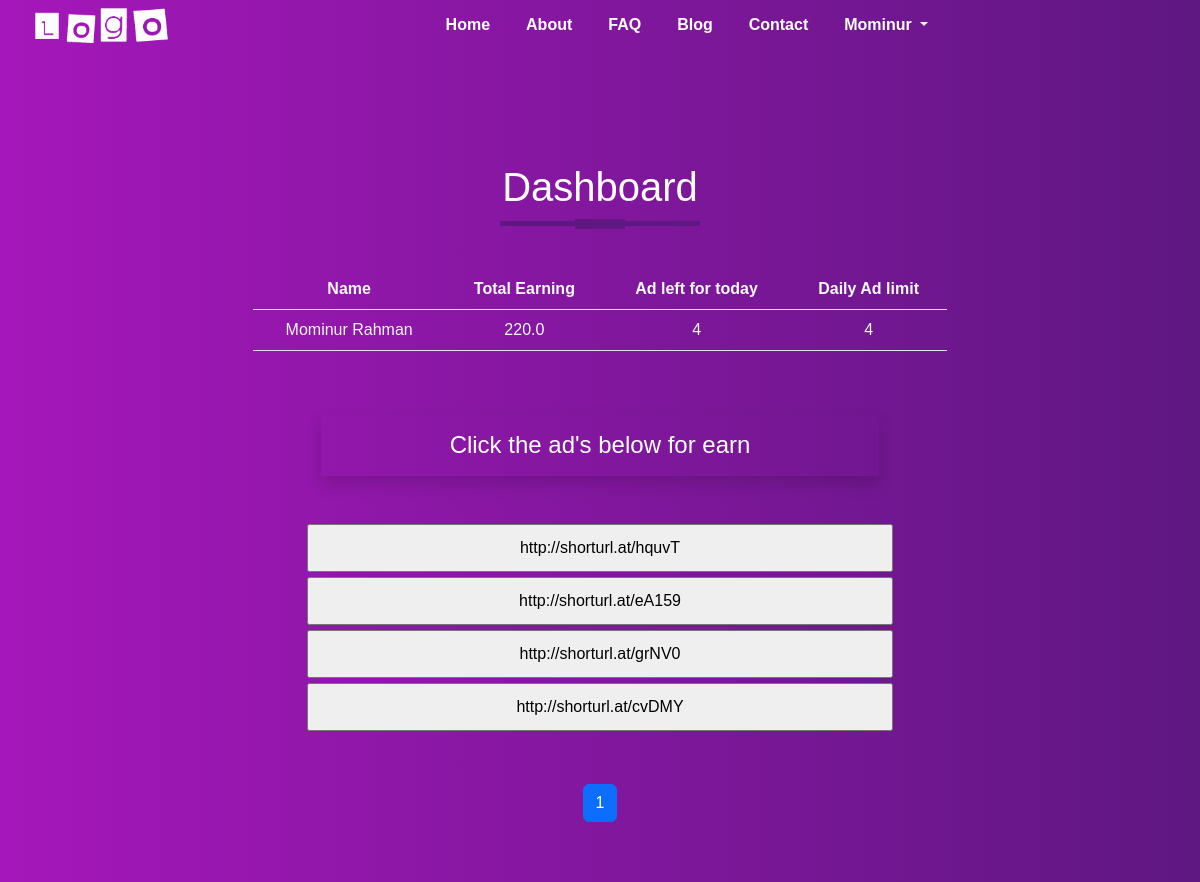
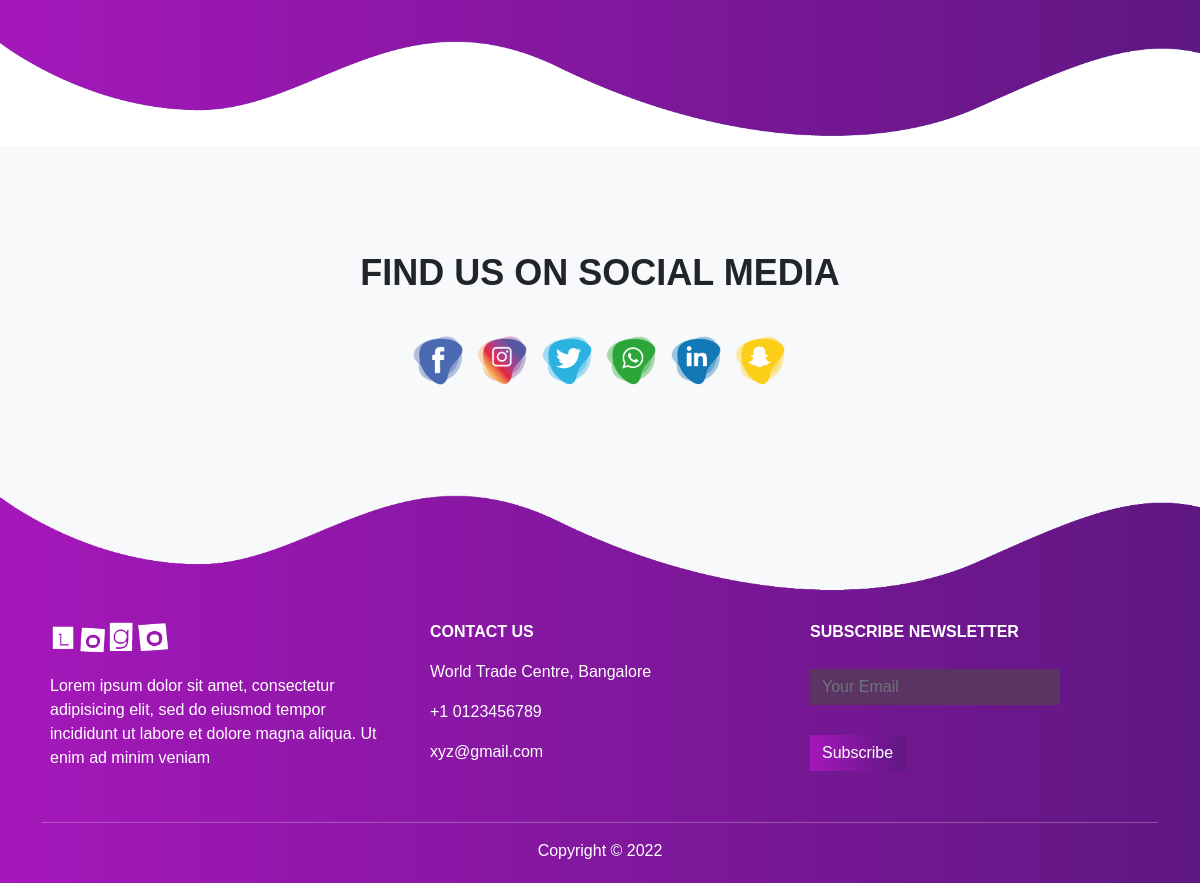
Screenshot of /dashboard/ (signed in) with the database file from the repository (2 pictures, top to bottom).
### accounts/models.py (models this page shows, shortened)
class User(AbstractUser):
    username = None
    phone_number = models.CharField(max_length=15, unique=True)
    is_phone_verified = models.BooleanField(default=False)
    is_subscribed = models.BooleanField(default=False)
    ad_limit = models.IntegerField(blank=True, null=True)
    total_earning = models.FloatField(default=0.0)
    USERNAME_FIELD = 'phone_number'
    REQUIRED_FIELDS = []
    objects = Manager()

### payment/models.py (models this page shows, shortened)
class Subscribed(models.Model):
    user = models.ForeignKey(
        User,
        on_delete=models.CASCADE
    )
    pricing = models.ForeignKey(
        Pricing,
        on_delete=models.CASCADE,
        blank=True,
        null=True
    )
    trxid = models.CharField(max_length=100, unique=True)
    created_at = models.DateTimeField(auto_now_add=True)
    updated_at = models.DateTimeField(auto_now=True)

### pricing/models.py (models this page shows, shortened)
class Pricing(models.Model):
    plan_name = models.CharField(max_length=255)
    amount = models.FloatField()
    earn_per_day = models.IntegerField()
    minimum_withdraw = models.IntegerField()
    ad_limit = models.IntegerField(blank=True, null=True)
    slug = AutoSlugField(populate_from='plan_name', null=True, blank=True)
    created_at = models.DateTimeField(auto_now_add=True)
    updated_at = models.DateTimeField(auto_now=True)

class AdLink(models.Model):
    url = models.URLField()

### core/views.py (the view)
# urls.py: path('dashboard/', views.dashboard, name="dashboard"),
@login_required
def dashboard(request):
    context = {}
    try:
        user = User.objects.get(pk=request.user.pk)
        subscribed = Subscribed.objects.get(user=user)
        ad_per_day = user.ad_limit
        ads = []
        for i in range(1, ad_per_day+1):
            ads.append(i)
        ad = AdLink.objects.filter(pk__in=ads).order_by('id')
        paginator = Paginator(ad, 5)
        page_number = request.GET.get('page')
        page_obj = paginator.get_page(page_number)
        context = {
            'ads_per_day': page_obj,
            'subscribed': subscribed
        }
    except:
        pass
    return render(request, 'core/dashboard.html', context)

### templates/core/dashboard.html (shortened to what this page needs)
{% extends 'core/base.html' %}
{% load static %}
{% block content %}
<div class="signup">
    <div class="container">
        <h1 class="title text-center my-5">Dashboard</h1>
        <div class="row">
            <div class="col-lg-10 col-sm-12 offset-1">
                <table class="table w-75 mx-auto text-light text-center mb-5">
                    <thead>
                        <tr>
                            <th scope="col">Name</th>
                            <th scope="col">Total Earning</th>
                            <th scope="col">Ad left for today</th>
                            <th scope="col">Daily Ad limit</th>
                        </tr>
                    </thead>
                    <tbody>
                        <tr>
                            <td>{{ request.user.get_full_name }}</td>
                            <td>{{ request.user.total_earning }}</td>
                            <td>{{ request.user.ad_limit }}</td>
                            <td>{{ subscribed.pricing.ad_limit }}</td>
                        </tr>
                    </tbody>
                </table>
            </div>
        </div>
        {% if request.user.is_subscribed %}
            <h4 class="text-center mb-5 mt-3 p-3 shadow w-50 mx-auto">Click the ad's below for earn</h4>
            <div class="text-center mb-5">
                <ul class="list-group w-75 mx-auto">
                    {% if ads_per_day %}
                        {% for ad in ads_per_day %}
                            <form action="{% url 'decrese-ad' %}" method="post">
                                <input class="link-btn" type="submit" value="{{ ad.url }}">
                            </form>
                        {% endfor %}
                        <nav class="mx-auto my-5" aria-label="Page navigation example">
                            <ul class="pagination">
                            <li class="page-item active"><a class="page-link" href="#">{{ ads_per_day.number }}</a></li>
                            </ul>
                        </nav>
                    {% else %}
                            <h5>No more add for today</h5>
                    {% endif %}
                </ul>
            </div>
        {% endif %}
    </div>
    <img src="{% static 'images/wave1.png' %}" class="bottom-img">
</div>
{% endblock content %}

### templates/core/base.html (shortened to what this page needs)
{% load static %}
<!doctype html>
<html lang="en">
  <head>
    <link href="https://cdn.jsdelivr.net/npm/bootstrap@5.2.0-beta1/dist/css/bootstrap.min.css" rel="stylesheet">
    <link rel="stylesheet" type="text/css" href={% static 'css/style.css' %}>
  </head>
  <body>
    <section id="nav-bar">
      <nav class="navbar navbar-expand-lg navbar-light ">
        <div class="container-fluid">
          <a class="navbar-brand" href="#"><img src="{% static 'images/demo-logo.png' %}"></a>
          <div class="collapse navbar-collapse justify-content-center" id="navbarNav">
            <ul class="navbar-nav">
              <li class="nav-item">
                <a class="nav-link" href="/">Home</a>
              </li>
              <li class="nav-item">
                <a class="nav-link" href="{% url 'about' %}">About</a>
              </li>
              <li class="nav-item">
                <a class="nav-link" href="{% url 'faq' %}">FAQ</a>
              </li>
              <li class="nav-item">
                <a class="nav-link" href="{% url 'blog' %}">Blog</a>
              </li>
              <li class="nav-item">
                <a class="nav-link" href="{% url 'contact' %}">Contact</a>
              </li>
              {% if request.user.is_authenticated %}
              <li class="nav-item dropdown">
                <a class="nav-link dropdown-toggle" href="#" id="navbarDropdown" role="button" data-bs-toggle="dropdown" aria-expanded="false">
                  {{ request.user.first_name }}
                </a>
              </li>
              {% endif %}
            </ul>
          </div>
        </div>
      </nav>
    </section>
    {% block content %} {% endblock content %}
    <section id="social-media">
      <div class="container text-center">
        <p>FIND US ON SOCIAL MEDIA</p>
        <div class="social-icons">
        <a href="#"><img src="{% static 'images/facebook-icon.png' %}"></a>
        <a href="#"><img src="{% static 'images/instagram-icon.png' %}"></a>
        <a href="#"><img src="{% static 'images/twitter-icon.png' %}"></a>
        <a href="#"><img src="{% static 'images/whatsapp-icon.png' %}"></a>
        <a href="#"><img src="{% static 'images/linkedin-icon.png' %}"></a>
        <a href="#"><img src="{% static 'images/snapchat-icon.png' %}"></a></div>
      </div>
    </section>
    <section id="footer">
      <img src="{% static 'images/wave2.png' %}" class="footer-img">
      <div class="container">
        <div class="row">
          <div class="col-md-4 footer-box">
            <img src="{% static 'images/demo-logo.png' %}">
            <p>Lorem ipsum dolor sit amet, consectetur adipisicing elit, sed do eiusmod
            tempor incididunt ut labore et dolore magna aliqua. Ut enim ad minim veniam</p>
          </div>
          <div class="col-md-4 footer-box">
            <p><b>CONTACT US</b></p>
            <p>World Trade Centre, Bangalore</p>
            <p>+1 0123456789</p>
            <p>xyz@gmail.com</p>
          </div>
          <div class="col-md-4 footer-box">
            <p><b>SUBSCRIBE NEWSLETTER</b></p>
            <input type="email" class="form-control" placeholder="Your Email">
            <button type="button" class="btn btn-primary">Subscribe</button>
          </div>
        </div>
        <hr>
        <p class="copyright">Copyright &copy; 2022</p>
      </div>
    </section>
  </body>
</html>

### static/css/style.css (style rules this page uses)
* { padding: 0; margin: 0; }
body { font-family: sans-serif; }
#nav-bar { position: sticky; top: 0; z-index: 10; }
.navbar { background-image: linear-gradient(to right, #a517ba, #5f1782); padding: 0 !important; }
.navbar-brand img { height: 40px; padding-left: 20px; }
.navbar-nav li { padding: 0 10px; }
.navbar-nav li a { color: #fff !important; font-weight: 600; }
.bottom-img { width: 100%; }
.title::before { content: ''; height: 5px; width: 200px; background: #5f1782; margin-left: auto; margin-right: auto; transform: translateY(63px); display: block; }
.title::after { content: ''; height: 10px; width: 50px; background: #5f1782; margin-left: auto; margin-right: auto; transform: translateY(8px); display: block; margin-bottom: 40px; }
#social-media { background: #f8f9fa; padding: 100px 0; }
#social-media p { font-size: 36px; font-weight: 600; margin-bottom: 30px; }
.social-icons img { width: 60px; transition: .5s; }
#footer { background-image: linear-gradient(to right, #a517ba, #5f1782); color: #fff; }
.footer-img { width: 100%; }
.footer-box { padding: 20px; }
.footer-box img { width: 120px; margin-bottom: 20px; }
.footer-box .form-control { box-shadow: none !important; border: none; border-radius: 0; max-width: 250px; margin-top: 25px; }
.footer-box .btn-primary { box-shadow: none !important; border: none; border-radius: 0; margin-top: 30px; background-image: linear-gradient(to right, #a517ba, #5f1782); ; }
hr { background-color: #fff; }
.copyright { margin-bottom: 0; padding-bottom: 20px; text-align: center; }
.signup, .login { background-image: linear-gradient(to right, #a517ba, #5f1782); color: #fff; padding-top: 5%; }
.form-control { background: #5c3463; border: 1px solid #5c3463; }
.link-btn { width: 70%; margin-bottom: 5px; padding: 10px; }

### rows the page displays
User: user.first_name "Mominur", user.get_full_name "Mominur Rahman", user.total_earning "220.0", user.ad_limit "4"
Subscribed: pricing.ad_limit "4"
AdLink: url "http://shorturl.at/hquvT"
AdLink: url "http://shorturl.at/eA159"
AdLink: url "http://shorturl.at/grNV0"
AdLink: url "http://shorturl.at/cvDMY"

### other values shown
{{ ads_per_day.number }} "1"
